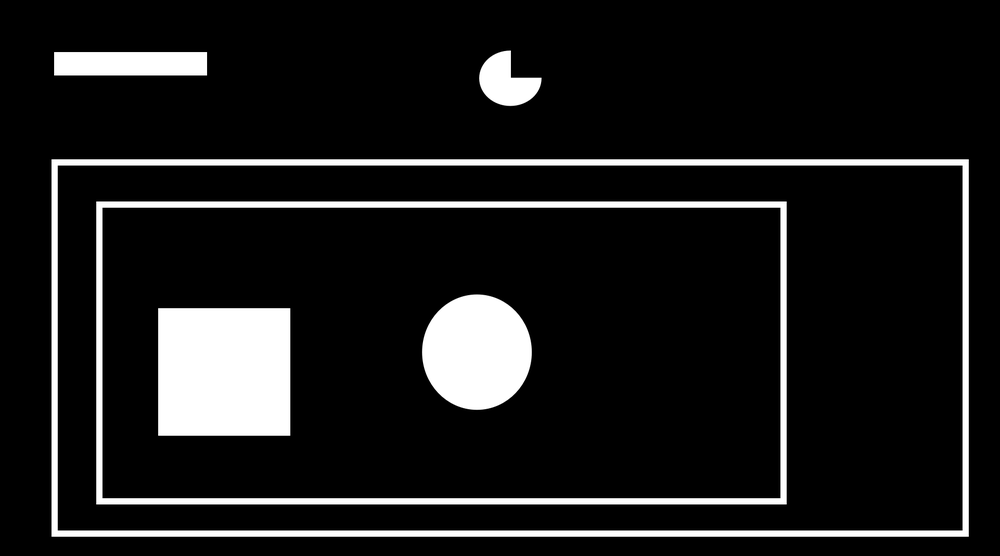
//> input picture Demo26/1.png, 1000 x 556 px, shrunk from 1922 x 1068 before the run
$ ./test_demo   (built with g++ and OpenCV 4)
//> lines starting //> are read from the running program, lines starting //| are printed output that depends on the picture; after the words box and inside, x2 and y2 are one past the last pixel; in counts of white or black regions, pixels touching at a corner belong together
#include <opencv2/opencv.hpp>
#include <iostream>


using namespace std;
using namespace cv;

int main() {
    Mat src = imread("../1.png", IMREAD_GRAYSCALE);
//> src is the input picture: 556 rows x 1000 cols, CV_8UC1; min 0, max 255, mean 27.8
    if (src.empty()) {
        cout << "empty src img" << endl;
    }
    namedWindow("src", WINDOW_AUTOSIZE);
    imshow("src", src);
    waitKey(0);

    vector<vector<Point>> contours;
    vector<Vec4i> hierachy;
    findContours(src, contours, hierachy, RETR_TREE, CHAIN_APPROX_NONE, Point(0, 0));
//> contours = 206 contours, 185 with area under 20; largest, box (x1, y1, x2, y2) and area: (51, 159, 969, 537) 345709, (59, 167, 961, 529) 325259, (96, 201, 787, 505) 209070, (104, 209, 779, 497) 193436, (158, 308, 291, 436) 16764
    for (size_t i = 0; i < hierachy.size(); i++) {
        cout << i << " : " << hierachy[i][0] << " " << hierachy[i][1] << hierachy[i][2] << hierachy[i][3] << endl;
    }
//> this loop made 206 passes
//| 0 : 1 -1-1-1
//| 1 : 2 0-1-1
//| 2 : 151 13-1
//| 3 : 4 -1-12
//| 4 : 5 3-12
//| 5 : 149 462
//| 6 : 7 -1-15
//| 7 : 8 6-15
//> (output is shown up to pass 8 of 206)


    Mat dst = Mat::zeros(src.size(), CV_8UC3);
    RNG rng(12345);
    //Scalar color = Scalar(rng.uniform(0, 255), rng.uniform(0, 255), rng.uniform(0, 255));
    //drawContours(dst, contours, -1, color, -1, 8, hierachy, 10, Point(0, 0));
    for (size_t i = 0; i < contours.size(); i++) {
        Scalar color = Scalar(rng.uniform(0, 255), rng.uniform(0, 255), rng.uniform(0, 255));
        drawContours(dst, contours, i, color, 2, 8, hierachy, 3, Point(0, 0));
        putText(dst, to_string(i), contours[i][0], FONT_HERSHEY_COMPLEX, 1.0, color, 1, 8);
    }
//> this loop made 206 passes
//> pass 1, `putText(dst, to_string(i), contours[i][0], FONT_HERSHEY_COMPLEX, 1.0, ..`:
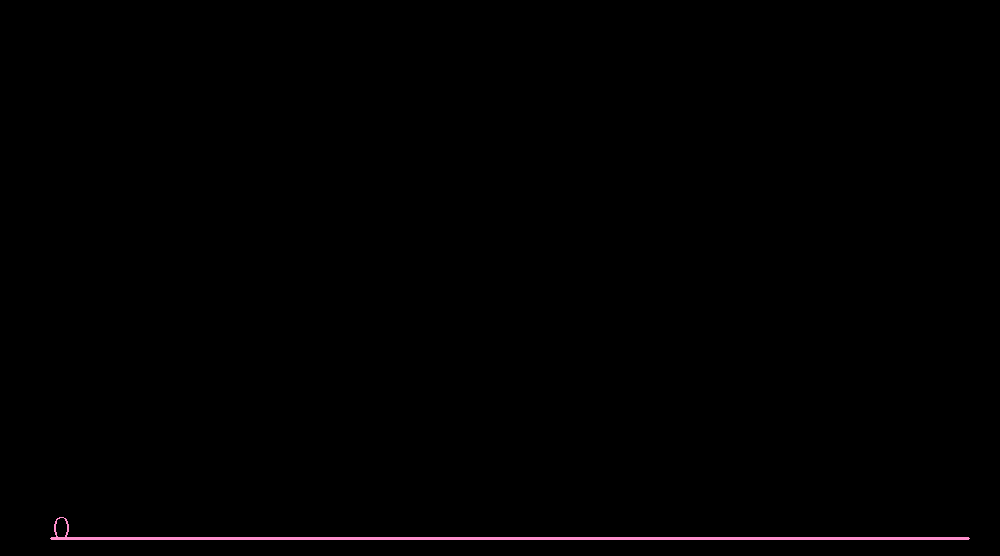
//> dst: 556 rows x 1000 cols, CV_8UC3; mean B, G, R 1, 0.7, 1.3
//> pass 2, `putText(dst, to_string(i), contours[i][0], FONT_HERSHEY_COMPLEX, 1.0, ..`:
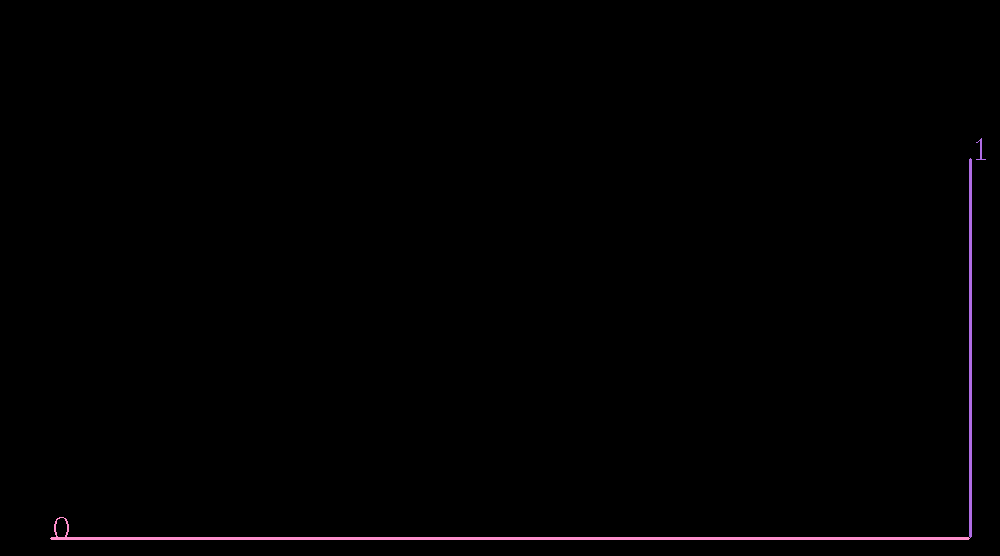
//> dst: 556 rows x 1000 cols, CV_8UC3; 0.21% of pixels changed, all inside (x1, y1, x2, y2) = (969, 138, 986, 538)
//> pass 3, `putText(dst, to_string(i), contours[i][0], FONT_HERSHEY_COMPLEX, 1.0, ..`:
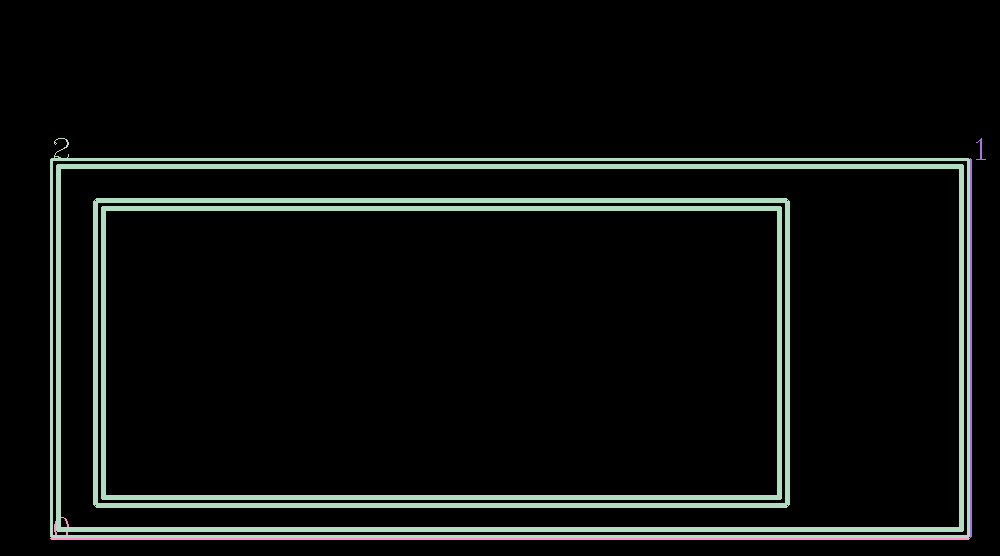
//> dst: 556 rows x 1000 cols, CV_8UC3; 7.21% of pixels changed, all inside (x1, y1, x2, y2) = (50, 138, 970, 538)
//> after the loop:
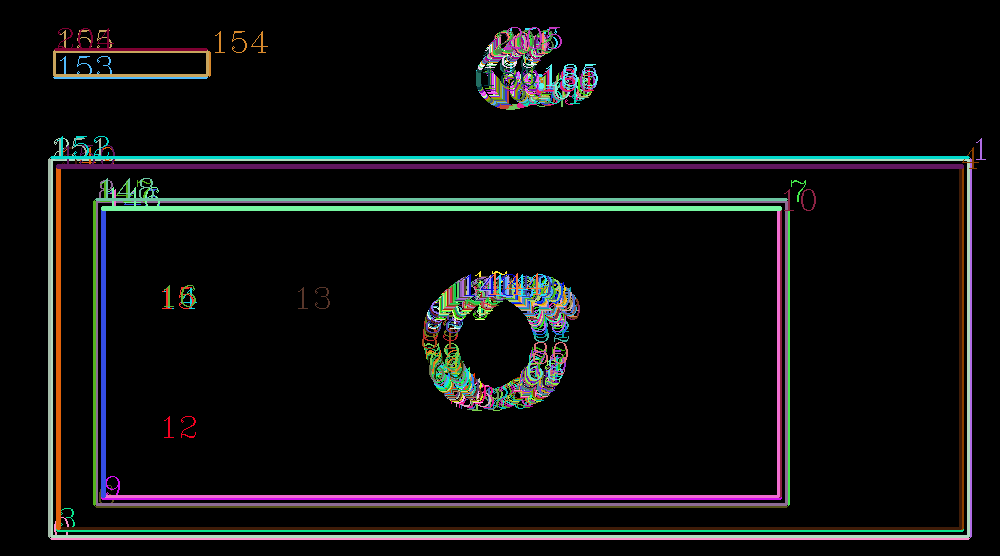
//> dst: 556 rows x 1000 cols, CV_8UC3; 10.2% of pixels changed, all inside (x1, y1, x2, y2) = (48, 27, 979, 538)
    imshow("dst", dst);
    waitKey(0);

    return 0;
}
